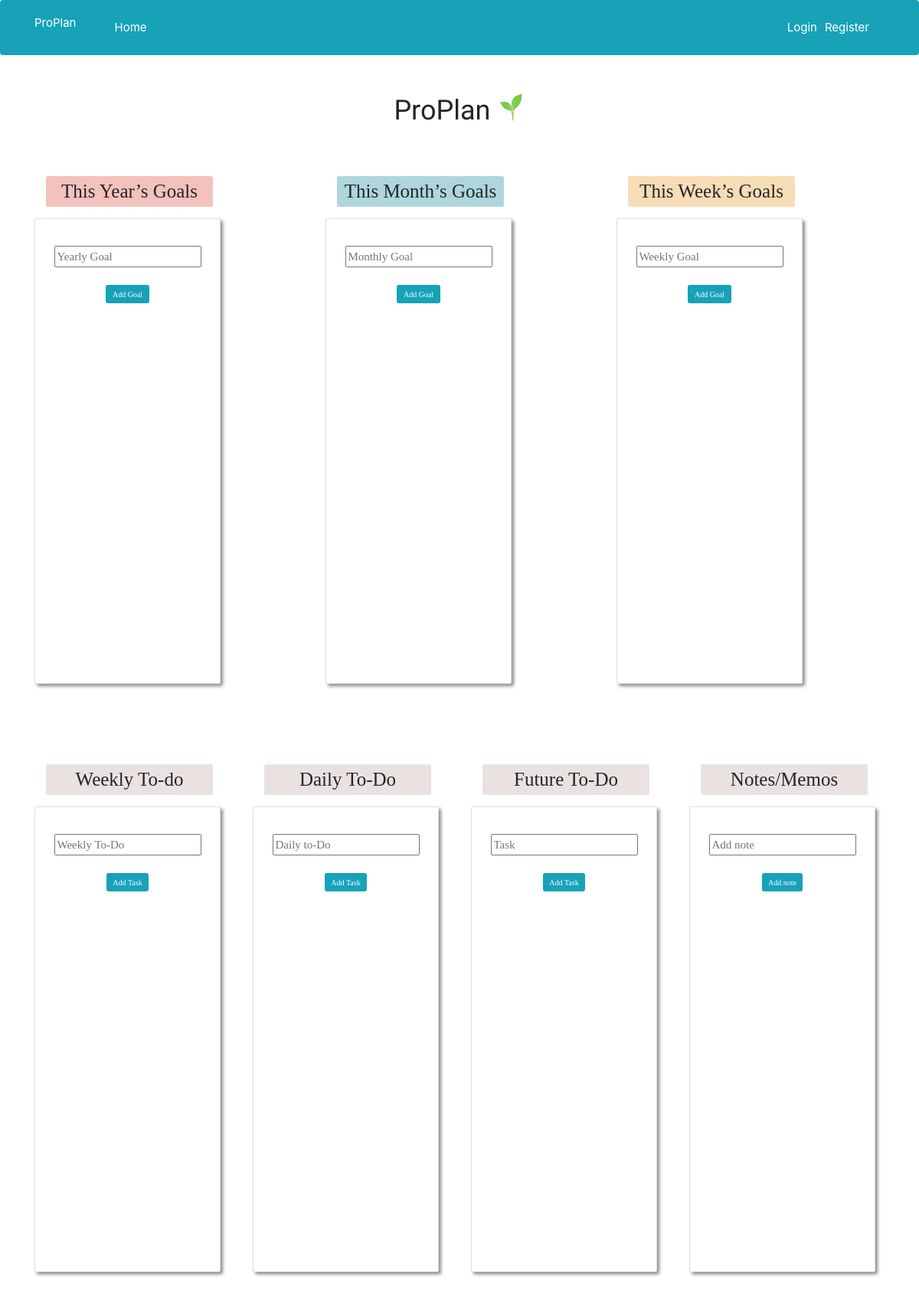
Before: / with the older database file.
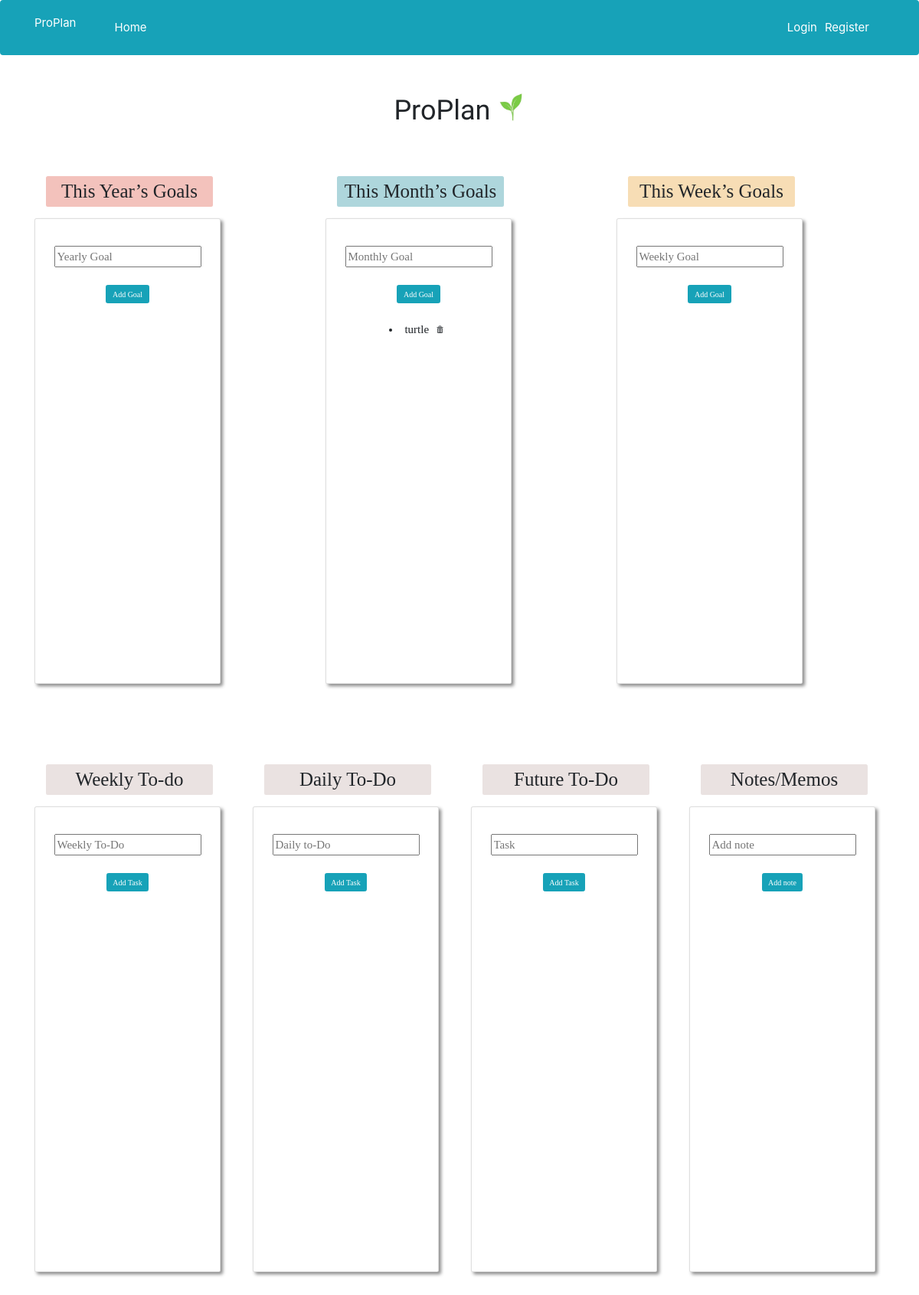
After: the same page with the newer database file.
### hello.py (models this page shows, shortened)
class Monthly_Tasks(db.Model):
    id = db.Column(db.Integer, primary_key=True)
    title = db.Column(db.String(200))
    date_create = db.Column(db.DateTime,default=datetime.utcnow)

### hello.py (the view)
@app.route('/', methods=['GET', 'POST'])
def index():
    if request.method == "POST":
        if 'yearlygoal' in request.form:
            yearlygoal_name = request.form['yearlygoal']
            new_yearlygoal = Yearly_Tasks(title=yearlygoal_name)
            try:
                db.session.add(new_yearlygoal)
                db.session.commit()
                return redirect(url_for('index'))
            except:
                return "There was an error adding your yearly goal"
        elif 'monthlygoal' in request.form:
            monthlygoal_name = request.form['monthlygoal']
            new_monthlygoal = Monthly_Tasks(title=monthlygoal_name)
            try:
                db.session.add(new_monthlygoal)
                db.session.commit()
                return redirect(url_for('index'))
            except:
                return "There was an error adding your monthly goal"
        elif 'weeklygoal' in request.form:
            weeklygoal_name = request.form['weeklygoal']
            new_weeklygoal = Weekly_Tasks(title=weeklygoal_name)
            try:
                db.session.add(new_weeklygoal)
                db.session.commit()
                return redirect(url_for('index'))
            except:
                return "There was an error adding your weekly goal"
        elif 'weeklytodo' in request.form:
            weeklytodo_name = request.form['weeklytodo']
            new_weeklytodo = Weekly_Todo(title=weeklytodo_name)
            try:
                db.session.add(new_weeklytodo)
                db.session.commit()
                return redirect(url_for('index'))
            except:
                return "There was an error adding your weekly to-do item"
        elif 'dailytodo' in request.form:
            dailytodo_name = request.form['dailytodo']
            new_dailytodo = Daily_Todo(title=dailytodo_name)
            try:
                db.session.add(new_dailytodo)
                db.session.commit()
                return redirect(url_for('index'))
            except:
                return "There was an error adding your daily to-do item"
        elif 'futuretodo' in request.form:
            futuretodo_name = request.form['futuretodo']
            new_futuretodo = Future_Todo(title=futuretodo_name)
            try:
                db.session.add(new_futuretodo)
                db.session.commit()
                return redirect(url_for('index'))
            except:
                return "There was an error adding your future to-do item"
        elif 'memo' in request.form:
            memo_name = request.form['memo']
            new_memo = Memo(title=memo_name)
            try:
                db.session.add(new_memo)
                db.session.commit()
                return redirect(url_for('index'))
            except:
                "return there was an error adding your note"
    else:
        yearlygoals = Yearly_Tasks.query.order_by(Yearly_Tasks.date_create)
        monthlygoals = Monthly_Tasks.query.order_by(Monthly_Tasks.date_create)
        weeklygoals = Weekly_Tasks.query.order_by(Weekly_Tasks.date_create)
        weeklytodos = Weekly_Todo.query.order_by(Weekly_Todo.date_create)
        dailytodos = Daily_Todo.query.order_by(Daily_Todo.date_create)
        futuretodos = Future_Todo.query.order_by(Future_Todo.date_create)
        memos = Memo.query.order_by(Memo.date_create)
        return render_template('index.html', yearlygoals=yearlygoals, monthlygoals=monthlygoals, weeklygoals=weeklygoals, weeklytodos=weeklytodos, dailytodos=dailytodos, futuretodos=futuretodos, memos=memos)

### templates/index.html (shortened to what this page needs)
{% extends "base.html" %} {% import "bootstrap/wtf.html" as wtf %} {% block title %}ProPlan{% endblock %} {% block page_content %}
<html>
<head>
    <link rel="stylesheet" href="https://stackpath.bootstrapcdn.com/bootstrap/4.2.1/css/bootstrap.min.css">
</head>
<body>
<div class="container-fluid">
    <div class="row">
        <div class="col text-center p-5">
            <h1 style="font-family: 'Sacramento', cursive; font-size: 36px; display: inline; ">ProPlan </h1>
            <img class="mb-1" src="{{ url_for('static', filename='images/brand2.jpg') }}" style="height: 60px;" />
        </div>
    </div>
    <div class="container">
        {% set index_url = url_for('index') %}
        <div class="row pb-5 mb-5 text-center justify-content-center" style="font-family: 'Cormorant', serif;">
            <div class="col-md-4" >
                <h1  class="m-4 mb-4 p-2 rounded" style="background-color: #F3C2BC; width: 218px;">This Year’s Goals</h1 >
                <div class="card"  style="box-shadow:3px 3px 4px 0px #8c8c8c; height: 608px; width:243px;">
                    <div class="card-body" style="font-size: 15px;">
                        <form action="{{index_url}}" METHOD="POST">
                            <br>
                            <input type="text" placeholder="Yearly Goal" name="yearlygoal">
                            <br>
                            <br>
                            <input type="submit" value="Add Goal" class="btn btn-info">
                        </form>
                        <br/>
                    </div>
                </div>
            </div>
            <div class="col-md-4">
                <h1 class="m-4 p-2 rounded" style="background-color: #AED6DC; width: 218px;">This Month’s Goals</h1>
                <div class="card"  style="box-shadow:3px 3px 4px 0px #8c8c8c; height: 608px; width:243px;">
                    <div class="card-body" style="font-size: 15px;">
                        <form action="{{index_url}}" METHOD="POST">
                            <br>
                            <input type="text" placeholder="Monthly Goal" name="monthlygoal">
                            <br>
                            <br>
                            <input type="submit" value="Add Goal" class="btn btn-info">
                        </form>
                        <br/>
                        {% for monthlygoal in monthlygoals %}
                        <li>
                            {{ monthlygoal.title }}
                            {% set delete2_url = url_for('delete2', id=monthlygoal.id) %}
                            <a href="{{ delete2_url }}" class="btn btn-default btn-sm">
                                <span class="glyphicon glyphicon-trash" aria-hidden="true"></span></a> </li>
                        {% endfor %}
                    </div>
                </div>
            </div>
            <div class="col-md-4" >
                <h1 class="m-4 mb-4 p-2 rounded" style="background-color: #F7DDB5; width: 218px;">This Week’s Goals</h1>
                <div class="card" style="box-shadow:3px 3px 4px 0px #8c8c8c; height: 608px; width:243px;">
                    <div class="card-body" style="font-size: 15px;">
                            <form action="{{index_url}}" METHOD="POST">
                                <br>
                                <input type="text " placeholder="Weekly Goal" name="weeklygoal">
                                <br>
                                <br>
                                <input type="submit" value="Add Goal" class="btn btn-info">
                            </form>
                            <br/>
                    </div>
                </div>
            </div>
        </div>
        <div class="row pt-5 pb-5 mt-5 text-center d-flex justify-content-center" style="font-family: 'Cormorant', serif;">
            <div class="col-3" >
                <h1 class="m-4 mb-4 p-2 rounded" style="background-color: #EAE2E1; width: 218px;">Weekly To-do</h1>
                <div class="card"  style="box-shadow:3px 3px 4px 0px #8c8c8c; height: 608px; width:243px;">
                    <div class="card-body" style="font-size: 15px;">
                        <div>
                            <form action="{{index_url}}" METHOD="POST">
                                <br>
                                <input type="text " placeholder="Weekly To-Do" name="weeklytodo">
                                <br>
                                <br>
                                <input type="submit" value="Add Task" class="btn btn-info">
                            </form>
                            <br/>
                        </div>
                    </div>
                </div>
            </div>
            <div class="col-3" >
                <h1 class="m-4 mb-4 p-2 rounded" style="background-color: #EAE2E1; width: 218px;">Daily To-Do</h1>
                <div class="card"  style="box-shadow:3px 3px 4px 0px #8c8c8c; height: 608px; width:243px;">
                    <div class="card-body" style="font-size: 15px;">
                        <div>
                            <form action="{{index_url}}" METHOD="POST">
                                <br>
                                <input type="text " placeholder="Daily to-Do" name="dailytodo">
                                <br>
                                <br>
                                <input type="submit" value="Add Task" class="btn btn-info">
                                </form>
                                <br/>
                        </div>
                    </div>
                </div>
            </div>
            <div class="col-3" >
                <h1 class="m-4 mb-4 p-2 rounded" style="background-color: #EAE2E1; width: 218px;">Future To-Do</h1>
                <div class="card" style="box-shadow:3px 3px 4px 0px #8c8c8c; height: 608px; width:243px;">
                    <div class="card-body" style="font-size: 15px;">
                        <div>
                        <form action="{{index_url}}" METHOD="POST">
                            <br>
                            <input type="text " placeholder="Task" name="futuretodo">
                            <br>
                            <br>
                            <input type="submit" value="Add Task" class="btn btn-info">
                            </form>
                            <br/>
                        </div>
                    </div>
                </div>
            </div>
            <div class="col-3" >
                <h1 class="m-4 mb-4 p-2 rounded" style="background-color: #EAE2E1; width: 218px;">Notes/Memos</h1>
                <div class="card" style="box-shadow:3px 3px 4px 0px #8c8c8c; height: 608px; width:243px;">
                    <div class="card-body" style="font-size: 15px;">
                        <div>
                            <form action="{{index_url}}" METHOD="POST">
                                <br>
                                <input type="text " placeholder="Add note" name="memo">
                                <br>
                                <br>
                                <input type="submit" value="Add note" class="btn btn-info">
                                </form>
                                <br/>
                        </div>
                    </div>
                </div>
            </div>
        </div>
    </div>
</div>
</body>
</html>
{% endblock %}

### templates/base.html (shortened to what this page needs)
{% extends "bootstrap/base.html" %}
{% block head %}
{{ super() }}
<link rel="stylesheet" href="https://stackpath.bootstrapcdn.com/bootstrap/4.2.1/css/bootstrap.min.css">
{% endblock %}
{% block navbar %}
<div class="navbar navbar-expand-lg navbar-light bg-info" role="navigation">
    <div class="container">
        <a class="navbar-brand text-white mr-4 mt-3" style="font-size: 15px" href="/">ProPlan</a>
        <div class="collapse navbar-collapse" id="navbarToggle">
            <div class="navbar-nav mr-auto">
                <a class="nav-item nav-link text-white" style="font-size: 15px" href="{{ url_for('index') }}">Home</a>
            </div>
            <div class="navbar-nav">
                {% if current_user.is_authenticated %}
                <a class="nav-item nav-link text-white" style="font-size: 15px" href="{{ url_for('account') }}">Account</a>
                <a class="nav-item nav-link text-white" style="font-size: 15px" href="{{ url_for('logout') }}">Logout</a>
                {% else %}
                <a class="nav-item nav-link text-white" style="font-size: 15px" href="{{ url_for('login') }}">Login</a>
                <a class="nav-item nav-link text-white" style="font-size: 15px" href="{{ url_for('register') }}">Register</a>
                {% endif %}
            </div>
        </div>
    </div>
</div>
{% endblock %}
{% block content %}
<div class="container-fluid">
    {% block page_content %}{% endblock %}
</div>
{% endblock %}

Changed rows visible on the page:
added Monthly_Tasks: title "turtle"
